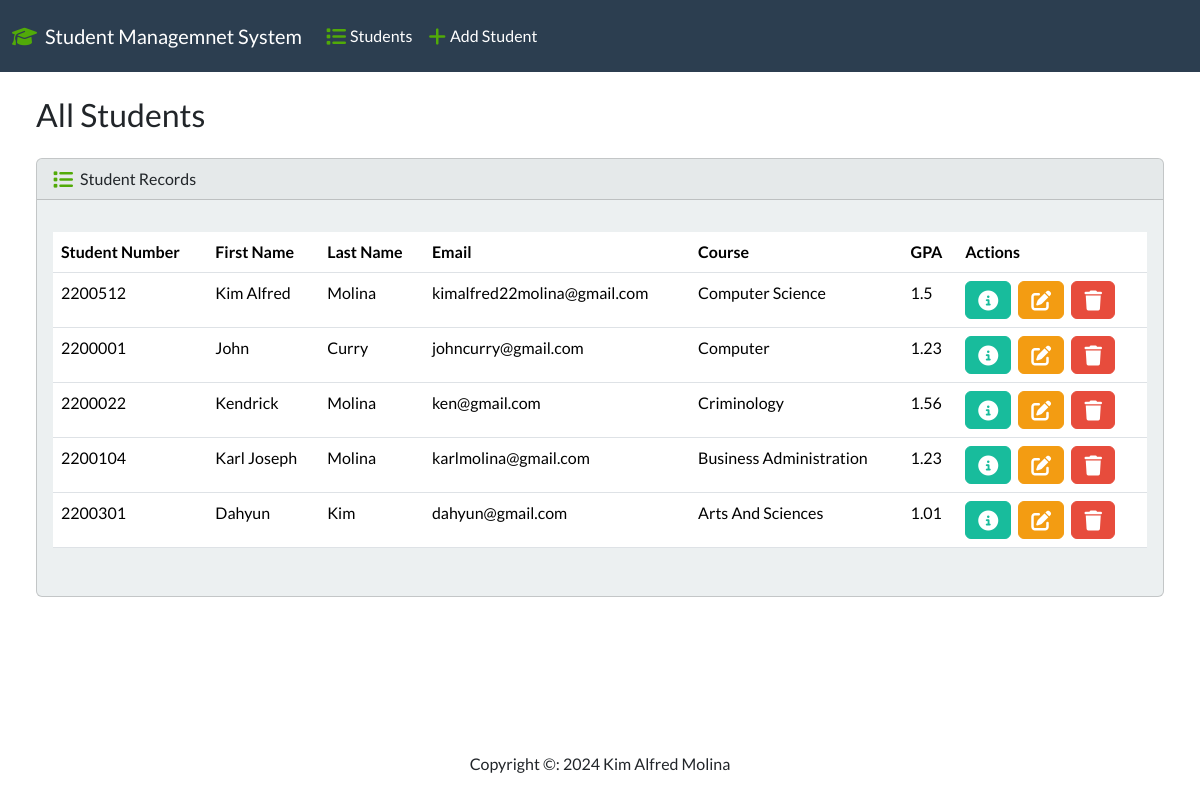
Before: / with the older database file.
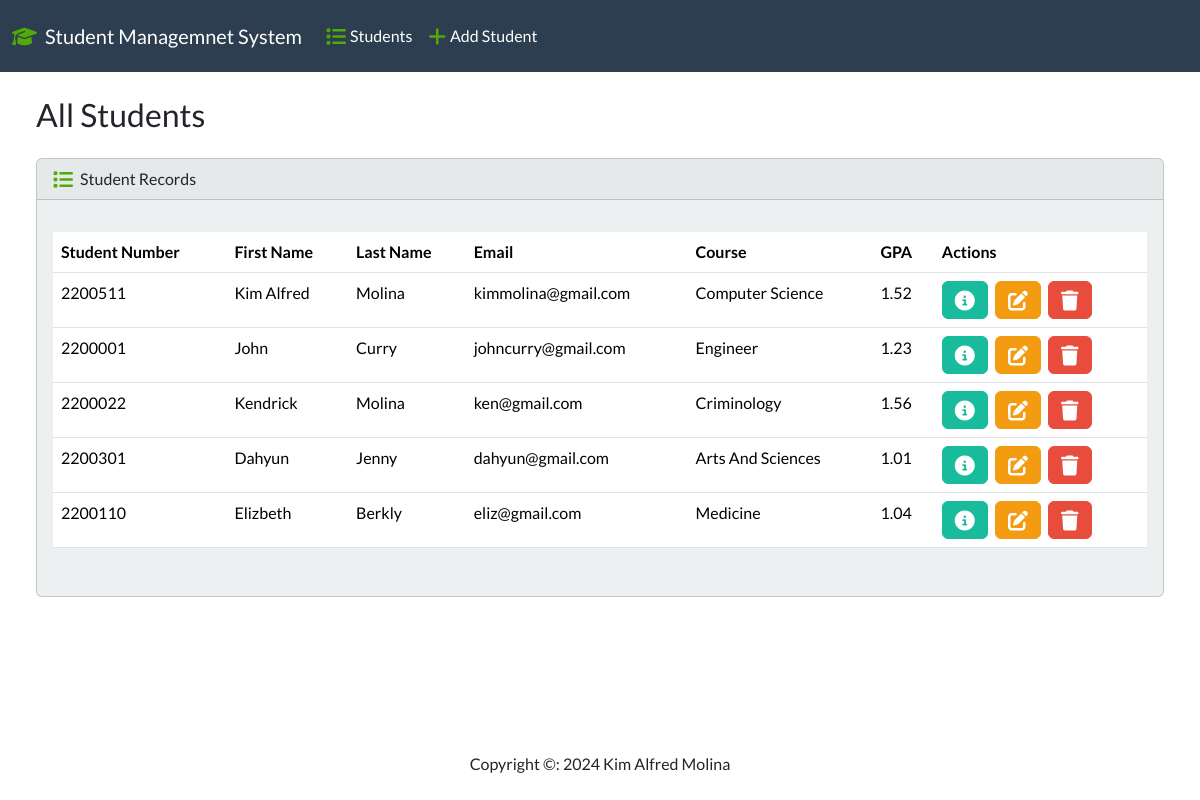
After: the same page with the newer database file.
### students/models.py (models this page shows, shortened)
class Student(models.Model):
    Student_number = models.PositiveBigIntegerField()
    first_name = models.CharField(max_length=50)
    last_name = models.CharField(max_length=50)
    email = models.EmailField(max_length=100)
    course = models.CharField(max_length=50)
    gpa = models.FloatField()

### students/views.py (the view)
# urls.py: path('', views.index, name='index'),
def index(request):
    return render(request, 'students/index.html', {
        'students': Student.objects.all()
    })

### students/templates/students/index.html (shortened to what this page needs)
{% extends "students/base.html" %}
{% block body %}
<h3 class="m-4">All Students</h3>
        <div class="row">
            <div class="col-12">
              {% if students %}
              <div class="card bg-light ms-4 me-4 mb-4">
                <div class="card-header"><i class="fa-solid fa-list fa-lg me-1" style="color: #51aa08;"></i> Student Records
                </div>
                <div class="card-body">
                  <p class="card-text">
                    <div class="table-responsive">
                      <table class="table table-hover">
                        <thead>
                          <tr>
                            <th scope="col">Student Number</th>
                            <th scope="col">First Name</th>
                            <th scope="col">Last Name</th>
                            <th scope="col">Email</th>
                            <th scope="col">Course</th>
                            <th scope="col">GPA</th>
                            <th scope="col">Actions</th>
                          </tr>
                        </thead>
                        <tbody>
                          {% for student in students %}
                          <tr>
                            <td>{{ student.Student_number }}</td>
                            <td>{{ student.first_name }}</td>
                            <td>{{ student.last_name }}</td>
                            <td>{{ student.email }}</td>
                            <td>{{ student.course }}</td>
                            <td>{{ student.gpa }}</td>
                            <td>
                              <button type="button" class="btn btn-success me-1" href="{% url 'view_student' student.id %}" data-bs-toggle="modal" data-bs-target="#myModal{{student.id}}">
                              <i class="fa-solid fa-circle-info fa-lg" style="color: #ffffff;"></i>
                            </button>
                            <a class="btn btn-warning me-1" href="{% url 'edit' student.id %}">
                              <i class="fa-solid fa-pen-to-square fa-lg"></i>
                            </a>
                            <button type="button" class="btn btn-danger" data-bs-toggle="modal" data-bs-target="#delete{{student.id}}">
                              <i class="fa-solid fa-trash fa-lg"></i>
                            </button>
                            </td>
                          </tr>
                          {% endfor %}
                        </tbody>
                      </table>
                    </div>
                  </p>
                </div>
              </div>
              {% else %}
              <h5 class="alert alert-primary ms-4 me-4">No Student Records</h5>
              {% endif %}
            </div>
          </div>
{% endblock%}

### students/templates/students/base.html (shortened to what this page needs)
{% load static %}
<!DOCTYPE html>
<html lang="en">
<head>
    <link rel="stylesheet" href="https://cdnjs.cloudflare.com/ajax/libs/font-awesome/6.5.2/css/all.min.css"/>
    <link href="{% static 'css/bootstrap.min.css' %}" rel="stylesheet">
<body class="d-flex flex-column min-vh-100">
    <nav class="navbar navbar-expand-lg bg-primary" data-bs-theme="dark">
        <div class="container-fluid">
          <i class="fa-solid fa-graduation-cap fa-lg me-2" style="color: #51aa08;"></i>
          <a class="navbar-brand" href="{% url 'index' %}">Student Managemnet System</a>
          <div class="collapse navbar-collapse" id="navbarColor01">
            <ul class="navbar-nav me-auto">
              <li class="nav-item">
                <a class="nav-link" href="{% url 'index' %}">
                  <i class="fa-solid fa-list fa-lg me-1" style="color: #51aa08;"></i>Students
                </a>
              </li>
              <li class="nav-item">
                <a class="nav-link" href="{% url 'add' %}">
                  <i class="fa-solid fa-plus fa-lg me-1" style="color: #51aa08;"></i>Add Student
                </a>
              </li>
            </ul>
          </div>
        </div>
      </nav>
      <div class="container-fluid">
        {% block body %}
        {% endblock %}
      </div>
      <footer class="mt-auto mb-4">
        <div class="text-center">
            <span>
                Copyright &copy: <script>document.write(new Date().getFullYear())</script> Kim Alfred Molina
            </span>
        </div>
      </footer>
</body>
</head>
</html>

Changed rows visible on the page:
removed Student: Student_number "2200104", first_name "Karl Joseph", last_name "Molina", email "karlmolina@gmail.com", course "Business Administration", gpa "1.23"
changed Student "Kim Alfred": Student_number "2200512" → "2200511"; email "kimalfred22molina@gmail.com" → "kimmolina@gmail.com"; gpa "1.5" → "1.52"
changed Student "John": course "Computer" → "Engineer"
changed Student "Dahyun": last_name "Kim" → "Jenny"
added Student: Student_number "2200110", first_name "Elizbeth", last_name "Berkly", email "eliz@gmail.com", course "Medicine", gpa "1.04"
